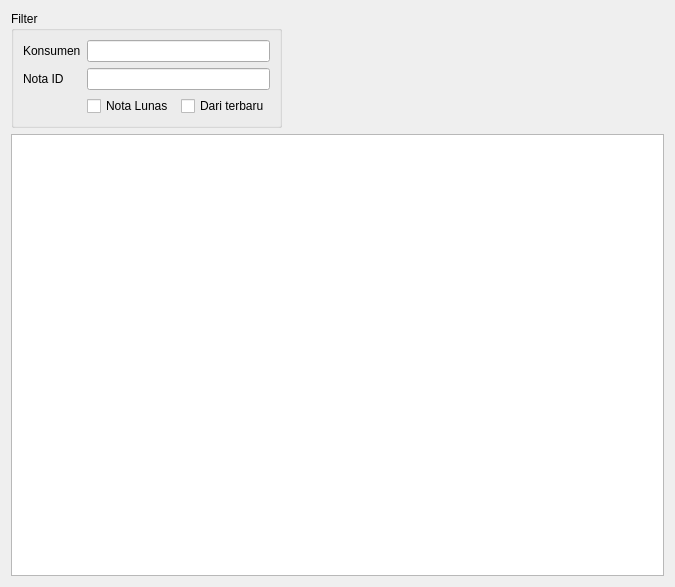
<?xml version="1.0" encoding="UTF-8"?>
<ui version="4.0">
 <class>ManagerNota</class>
 <widget class="QDialog" name="ManagerNota">
  <property name="windowModality">
   <enum>Qt::ApplicationModal</enum>
  </property>
  <property name="geometry">
   <rect>
    <x>0</x>
    <y>0</y>
    <width>675</width>
    <height>587</height>
   </rect>
  </property>
  <property name="windowTitle">
   <string>Kelola Nota</string>
  </property>
  <layout class="QVBoxLayout" name="verticalLayout" stretch="0,1">
   <item>
    <widget class="QGroupBox" name="filterGroupBox">
     <property name="minimumSize">
      <size>
       <width>271</width>
       <height>0</height>
      </size>
     </property>
     <property name="maximumSize">
      <size>
       <width>271</width>
       <height>16777215</height>
      </size>
     </property>
     <property name="title">
      <string>Filter</string>
     </property>
     <layout class="QFormLayout" name="formLayout">
      <item row="0" column="0">
       <widget class="QLabel" name="label">
        <property name="text">
         <string>Konsumen</string>
        </property>
       </widget>
      </item>
      <item row="0" column="1">
       <widget class="QLineEdit" name="lineEdit"/>
      </item>
      <item row="1" column="0">
       <widget class="QLabel" name="label2">
        <property name="text">
         <string>Nota ID</string>
        </property>
       </widget>
      </item>
      <item row="1" column="1">
       <widget class="QLineEdit" name="lineEdit2"/>
      </item>
      <item row="2" column="1">
       <layout class="QHBoxLayout" name="horizontalLayout">
        <item>
         <widget class="QCheckBox" name="lunasToggle">
          <property name="toolTip">
           <string>Tampilkan juga nota yang telah lunas</string>
          </property>
          <property name="text">
           <string>Nota Lunas</string>
          </property>
          <property name="checked">
           <bool>false</bool>
          </property>
         </widget>
        </item>
        <item>
         <widget class="QCheckBox" name="checkBox">
          <property name="toolTip">
           <string>Urutkan dari yang lebih baru</string>
          </property>
          <property name="text">
           <string>Dari terbaru</string>
          </property>
         </widget>
        </item>
       </layout>
      </item>
     </layout>
    </widget>
   </item>
   <item>
    <widget class="QTableView" name="tableView">
     <property name="contextMenuPolicy">
      <enum>Qt::CustomContextMenu</enum>
     </property>
     <property name="sizeAdjustPolicy">
      <enum>QAbstractScrollArea::AdjustToContents</enum>
     </property>
     <property name="alternatingRowColors">
      <bool>true</bool>
     </property>
     <property name="selectionMode">
      <enum>QAbstractItemView::SingleSelection</enum>
     </property>
     <property name="selectionBehavior">
      <enum>QAbstractItemView::SelectRows</enum>
     </property>
     <attribute name="horizontalHeaderHighlightSections">
      <bool>false</bool>
     </attribute>
     <attribute name="horizontalHeaderStretchLastSection">
      <bool>true</bool>
     </attribute>
     <attribute name="verticalHeaderVisible">
      <bool>false</bool>
     </attribute>
     <attribute name="verticalHeaderMinimumSectionSize">
      <number>15</number>
     </attribute>
     <attribute name="verticalHeaderDefaultSectionSize">
      <number>18</number>
     </attribute>
    </widget>
   </item>
  </layout>
 </widget>
 <resources/>
 <connections/>
</ui>
